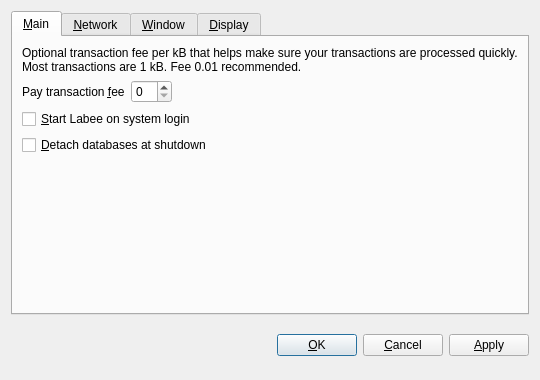
<?xml version="1.0" encoding="UTF-8"?>
<ui version="4.0">
 <class>OptionsDialog</class>
 <widget class="QDialog" name="OptionsDialog">
  <property name="geometry">
   <rect>
    <x>0</x>
    <y>0</y>
    <width>540</width>
    <height>380</height>
   </rect>
  </property>
  <property name="windowTitle">
   <string>Options</string>
  </property>
  <property name="modal">
   <bool>true</bool>
  </property>
  <layout class="QVBoxLayout" name="verticalLayout">
   <item>
    <widget class="QTabWidget" name="tabWidget">
     <property name="tabPosition">
      <enum>QTabWidget::North</enum>
     </property>
     <property name="currentIndex">
      <number>0</number>
     </property>
     <widget class="QWidget" name="tabMain">
      <attribute name="title">
       <string>&amp;Main</string>
      </attribute>
      <layout class="QVBoxLayout" name="verticalLayout_Main">
       <item>
        <widget class="QLabel" name="transactionFeeInfoLabel">
         <property name="text">
          <string>Optional transaction fee per kB that helps make sure your transactions are processed quickly. Most transactions are 1 kB. Fee 0.01 recommended.</string>
         </property>
         <property name="textFormat">
          <enum>Qt::PlainText</enum>
         </property>
         <property name="wordWrap">
          <bool>true</bool>
         </property>
        </widget>
       </item>
       <item>
        <layout class="QHBoxLayout" name="horizontalLayout_Main">
         <item>
          <widget class="QLabel" name="transactionFeeLabel">
           <property name="text">
            <string>Pay transaction &amp;fee</string>
           </property>
           <property name="textFormat">
            <enum>Qt::PlainText</enum>
           </property>
           <property name="buddy">
            <cstring>transactionFee</cstring>
           </property>
          </widget>
         </item>
         <item>
          <widget class="BitcoinAmountField" name="transactionFee"/>
         </item>
         <item>
          <spacer name="horizontalSpacer_Main">
           <property name="orientation">
            <enum>Qt::Horizontal</enum>
           </property>
           <property name="sizeHint" stdset="0">
            <size>
             <width>40</width>
             <height>20</height>
            </size>
           </property>
          </spacer>
         </item>
        </layout>
       </item>
       <item>
        <widget class="QCheckBox" name="bitcoinAtStartup">
         <property name="toolTip">
          <string>Automatically start Labee after logging in to the system.</string>
         </property>
         <property name="text">
          <string>&amp;Start Labee on system login</string>
         </property>
        </widget>
       </item>
       <item>
        <widget class="QCheckBox" name="detachDatabases">
         <property name="toolTip">
          <string>Detach block and address databases at shutdown. This means they can be moved to another data directory, but it slows down shutdown. The wallet is always detached.</string>
         </property>
         <property name="text">
          <string>&amp;Detach databases at shutdown</string>
         </property>
        </widget>
       </item>
       <item>
        <spacer name="verticalSpacer_Main">
         <property name="orientation">
          <enum>Qt::Vertical</enum>
         </property>
         <property name="sizeHint" stdset="0">
          <size>
           <width>20</width>
           <height>40</height>
          </size>
         </property>
        </spacer>
       </item>
      </layout>
     </widget>
     <widget class="QWidget" name="tabNetwork">
      <attribute name="title">
       <string>&amp;Network</string>
      </attribute>
      <layout class="QVBoxLayout" name="verticalLayout_Network">
       <item>
        <widget class="QCheckBox" name="mapPortUpnp">
         <property name="toolTip">
          <string>Automatically open the Labee client port on the router. This only works when your router supports UPnP and it is enabled.</string>
         </property>
         <property name="text">
          <string>Map port using &amp;UPnP</string>
         </property>
        </widget>
       </item>
       <item>
        <widget class="QCheckBox" name="connectSocks">
         <property name="toolTip">
          <string>Connect to the Labee network through a SOCKS proxy (e.g. when connecting through Tor).</string>
         </property>
         <property name="text">
          <string>&amp;Connect through SOCKS proxy:</string>
         </property>
        </widget>
       </item>
       <item>
        <layout class="QHBoxLayout" name="horizontalLayout_Network">
         <item>
          <widget class="QLabel" name="proxyIpLabel">
           <property name="text">
            <string>Proxy &amp;IP:</string>
           </property>
           <property name="textFormat">
            <enum>Qt::PlainText</enum>
           </property>
           <property name="buddy">
            <cstring>proxyIp</cstring>
           </property>
          </widget>
         </item>
         <item>
          <widget class="QValidatedLineEdit" name="proxyIp">
           <property name="maximumSize">
            <size>
             <width>140</width>
             <height>16777215</height>
            </size>
           </property>
           <property name="toolTip">
            <string>IP address of the proxy (e.g. 127.0.0.1)</string>
           </property>
          </widget>
         </item>
         <item>
          <widget class="QLabel" name="proxyPortLabel">
           <property name="text">
            <string>&amp;Port:</string>
           </property>
           <property name="textFormat">
            <enum>Qt::PlainText</enum>
           </property>
           <property name="buddy">
            <cstring>proxyPort</cstring>
           </property>
          </widget>
         </item>
         <item>
          <widget class="QLineEdit" name="proxyPort">
           <property name="maximumSize">
            <size>
             <width>55</width>
             <height>16777215</height>
            </size>
           </property>
           <property name="toolTip">
            <string>Port of the proxy (e.g. 9050)</string>
           </property>
          </widget>
         </item>
         <item>
          <widget class="QLabel" name="socksVersionLabel">
           <property name="text">
            <string>SOCKS &amp;Version:</string>
           </property>
           <property name="textFormat">
            <enum>Qt::PlainText</enum>
           </property>
           <property name="buddy">
            <cstring>socksVersion</cstring>
           </property>
          </widget>
         </item>
         <item>
          <widget class="QValueComboBox" name="socksVersion">
           <property name="toolTip">
            <string>SOCKS version of the proxy (e.g. 5)</string>
           </property>
          </widget>
         </item>
         <item>
          <spacer name="horizontalSpacer_Network">
           <property name="orientation">
            <enum>Qt::Horizontal</enum>
           </property>
           <property name="sizeHint" stdset="0">
            <size>
             <width>40</width>
             <height>20</height>
            </size>
           </property>
          </spacer>
         </item>
        </layout>
       </item>
       <item>
        <spacer name="verticalSpacer_Network">
         <property name="orientation">
          <enum>Qt::Vertical</enum>
         </property>
         <property name="sizeHint" stdset="0">
          <size>
           <width>20</width>
           <height>40</height>
          </size>
         </property>
        </spacer>
       </item>
      </layout>
     </widget>
     <widget class="QWidget" name="tabWindow">
      <attribute name="title">
       <string>&amp;Window</string>
      </attribute>
      <layout class="QVBoxLayout" name="verticalLayout_Window">
       <item>
        <widget class="QCheckBox" name="minimizeToTray">
         <property name="toolTip">
          <string>Show only a tray icon after minimizing the window.</string>
         </property>
         <property name="text">
          <string>&amp;Minimize to the tray instead of the taskbar</string>
         </property>
        </widget>
       </item>
       <item>
        <widget class="QCheckBox" name="minimizeOnClose">
         <property name="toolTip">
          <string>Minimize instead of exit the application when the window is closed. When this option is enabled, the application will be closed only after selecting Quit in the menu.</string>
         </property>
         <property name="text">
          <string>M&amp;inimize on close</string>
         </property>
        </widget>
       </item>
       <item>
        <spacer name="verticalSpacer_Window">
         <property name="orientation">
          <enum>Qt::Vertical</enum>
         </property>
         <property name="sizeHint" stdset="0">
          <size>
           <width>20</width>
           <height>40</height>
          </size>
         </property>
        </spacer>
       </item>
      </layout>
     </widget>
     <widget class="QWidget" name="tabDisplay">
      <attribute name="title">
       <string>&amp;Display</string>
      </attribute>
      <layout class="QVBoxLayout" name="verticalLayout_Display">
       <item>
        <layout class="QHBoxLayout" name="horizontalLayout_1_Display">
         <item>
          <widget class="QLabel" name="langLabel">
           <property name="text">
            <string>User Interface &amp;language:</string>
           </property>
           <property name="textFormat">
            <enum>Qt::PlainText</enum>
           </property>
           <property name="buddy">
            <cstring>lang</cstring>
           </property>
          </widget>
         </item>
         <item>
          <widget class="QValueComboBox" name="lang">
           <property name="toolTip">
            <string>The user interface language can be set here. This setting will take effect after restarting Labee.</string>
           </property>
          </widget>
         </item>
        </layout>
       </item>
       <item>
        <layout class="QHBoxLayout" name="horizontalLayout_2_Display">
         <item>
          <widget class="QLabel" name="unitLabel">
           <property name="text">
            <string>&amp;Unit to show amounts in:</string>
           </property>
           <property name="textFormat">
            <enum>Qt::PlainText</enum>
           </property>
           <property name="buddy">
            <cstring>unit</cstring>
           </property>
          </widget>
         </item>
         <item>
          <widget class="QValueComboBox" name="unit">
           <property name="toolTip">
            <string>Choose the default subdivision unit to show in the interface and when sending coins.</string>
           </property>
          </widget>
         </item>
        </layout>
       </item>
       <item>
        <widget class="QCheckBox" name="displayAddresses">
         <property name="toolTip">
          <string>Whether to show Labee addresses in the transaction list or not.</string>
         </property>
         <property name="text">
          <string>&amp;Display addresses in transaction list</string>
         </property>
        </widget>
       </item>
       <item>
        <widget class="QCheckBox" name="coinControlFeatures">
         <property name="toolTip">
          <string>Whether to show coin control features or not.</string>
         </property>
         <property name="text">
          <string>Display coin &amp;control features (experts only!)</string>
         </property>
        </widget>
       </item>
       <item>
        <spacer name="verticalSpacer_Display">
         <property name="orientation">
          <enum>Qt::Vertical</enum>
         </property>
         <property name="sizeHint" stdset="0">
          <size>
           <width>20</width>
           <height>40</height>
          </size>
         </property>
        </spacer>
       </item>
      </layout>
     </widget>
    </widget>
   </item>
   <item>
    <layout class="QHBoxLayout" name="horizontalLayout_Buttons">
     <item>
      <spacer name="horizontalSpacer_1">
       <property name="orientation">
        <enum>Qt::Horizontal</enum>
       </property>
       <property name="sizeHint" stdset="0">
        <size>
         <width>40</width>
         <height>48</height>
        </size>
       </property>
      </spacer>
     </item>
     <item>
      <widget class="QLabel" name="statusLabel">
       <property name="font">
        <font>
         <weight>75</weight>
         <bold>true</bold>
        </font>
       </property>
       <property name="text">
        <string/>
       </property>
       <property name="textFormat">
        <enum>Qt::PlainText</enum>
       </property>
       <property name="wordWrap">
        <bool>true</bool>
       </property>
      </widget>
     </item>
     <item>
      <spacer name="horizontalSpacer_2">
       <property name="orientation">
        <enum>Qt::Horizontal</enum>
       </property>
       <property name="sizeHint" stdset="0">
        <size>
         <width>40</width>
         <height>48</height>
        </size>
       </property>
      </spacer>
     </item>
     <item>
      <widget class="QPushButton" name="okButton">
       <property name="text">
        <string>&amp;OK</string>
       </property>
      </widget>
     </item>
     <item>
      <widget class="QPushButton" name="cancelButton">
       <property name="text">
        <string>&amp;Cancel</string>
       </property>
       <property name="autoDefault">
        <bool>false</bool>
       </property>
      </widget>
     </item>
     <item>
      <widget class="QPushButton" name="applyButton">
       <property name="text">
        <string>&amp;Apply</string>
       </property>
       <property name="autoDefault">
        <bool>false</bool>
       </property>
      </widget>
     </item>
    </layout>
   </item>
  </layout>
 </widget>
 <customwidgets>
  <customwidget>
   <class>BitcoinAmountField</class>
   <extends>QSpinBox</extends>
   <header>bitcoinamountfield.h</header>
  </customwidget>
  <customwidget>
   <class>QValueComboBox</class>
   <extends>QComboBox</extends>
   <header>qvaluecombobox.h</header>
  </customwidget>
  <customwidget>
   <class>QValidatedLineEdit</class>
   <extends>QLineEdit</extends>
   <header>qvalidatedlineedit.h</header>
  </customwidget>
 </customwidgets>
 <resources/>
 <connections/>
</ui>
